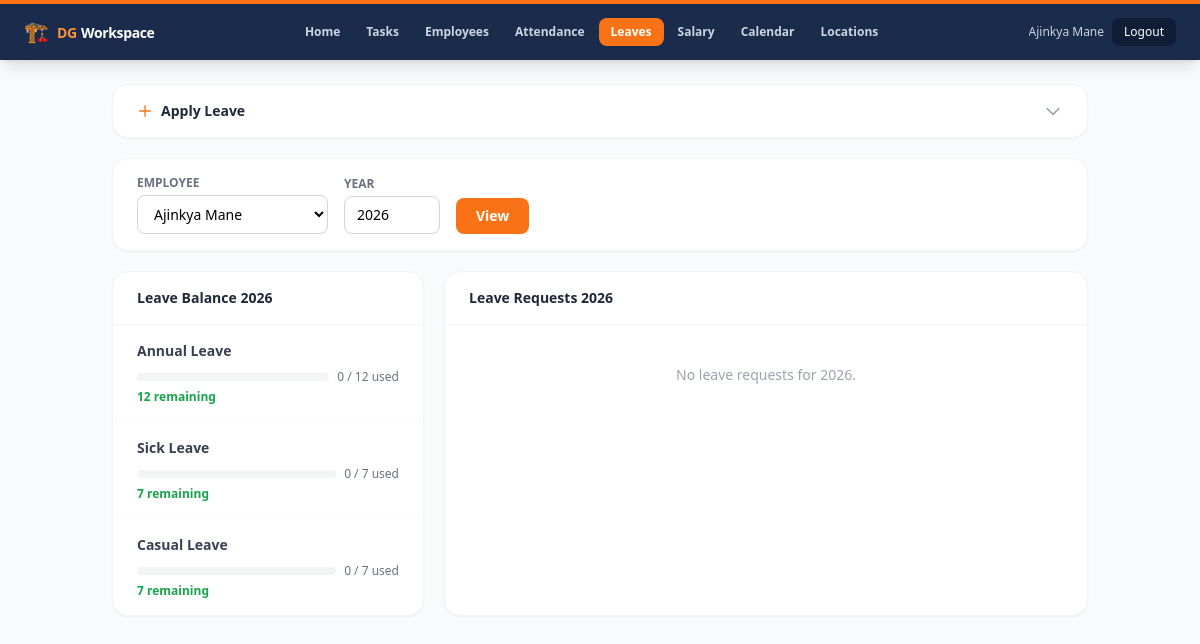
/leaves?emp_id=3 (signed in), run on the app's committed database.
### tables this page shows
CREATE TABLE employees (
            id INTEGER PRIMARY KEY AUTOINCREMENT,
            name TEXT NOT NULL,
            mobile TEXT NOT NULL UNIQUE,
            email TEXT,
            role TEXT NOT NULL DEFAULT 'employee', -- employee, manager, hr, admin
            password_hash TEXT NOT NULL,
            manager_id INTEGER,
            created_at DATETIME DEFAULT CURRENT_TIMESTAMP
        , department TEXT, designation TEXT, date_of_joining TEXT, location_id INTEGER, date_of_birth TEXT, uan_number TEXT, pan_number TEXT);

CREATE TABLE leave_balances (
            id INTEGER PRIMARY KEY AUTOINCREMENT,
            employee_id INTEGER NOT NULL,
            leave_type_id INTEGER NOT NULL,
            year INTEGER NOT NULL,
            total_days INTEGER NOT NULL DEFAULT 0,
            used_days REAL NOT NULL DEFAULT 0,
            UNIQUE(employee_id, leave_type_id, year),
            FOREIGN KEY(employee_id) REFERENCES employees(id),
            FOREIGN KEY(leave_type_id) REFERENCES leave_types(id)
        );

CREATE TABLE leave_types (
            id INTEGER PRIMARY KEY AUTOINCREMENT,
            name TEXT NOT NULL UNIQUE,
            max_days_per_year INTEGER NOT NULL DEFAULT 0
        );

### app.py (the view)
@app.route("/leaves")
@login_required
def leaves_view():
    user = current_user()
    db = get_db()
    year = int(request.args.get("year", _utcnow().year))
    if user["role"] in ("admin", "manager"):
        emp_id = request.args.get("emp_id", type=int) or None
    else:
        emp_id = user["id"]
    pending = []
    if user["role"] in ("admin", "manager"):
        pending = db.execute(
            """
            SELECT lr.*, e.name AS emp_name, lt.name AS type_name
            FROM leave_requests lr
            JOIN employees e ON e.id = lr.employee_id
            JOIN leave_types lt ON lt.id = lr.leave_type_id
            WHERE lr.status = 'pending'
            ORDER BY lr.applied_at ASC
            """
        ).fetchall()
    if emp_id:
        _ensure_leave_balances(db, emp_id, year)
        my_requests = db.execute(
            """
            SELECT lr.*, lt.name AS type_name
            FROM leave_requests lr
            JOIN leave_types lt ON lt.id = lr.leave_type_id
            WHERE lr.employee_id = ? AND strftime('%Y', lr.start_date) = ?
            ORDER BY lr.applied_at DESC
            """,
            (emp_id, str(year)),
        ).fetchall()
        balances = db.execute(
            """
            SELECT lb.*, lt.name AS type_name
            FROM leave_balances lb
            JOIN leave_types lt ON lt.id = lb.leave_type_id
            WHERE lb.employee_id = ? AND lb.year = ?
            """,
            (emp_id, year),
        ).fetchall()
    else:
        my_requests = []
        balances = []
    leave_types = db.execute("SELECT * FROM leave_types ORDER BY name").fetchall()
    employees   = db.execute("SELECT id, name FROM employees ORDER BY name").fetchall()
    return render_template(
        "leaves.html",
        user=user, pending=pending, my_requests=my_requests,
        balances=balances, leave_types=leave_types, employees=employees,
        emp_id=emp_id, year=year,
    )

### app.py (called while the page is built)
def _utcnow():
    return datetime.now(timezone.utc).replace(tzinfo=None)  # naive UTC, matches DB storage

def get_db():
    if "db" not in g:
        g.db = sqlite3.connect(DB_PATH)
        g.db.row_factory = sqlite3.Row
    return g.db

def current_user():
    uid = session.get("user_id")
    if not uid:
        return None
    db = get_db()
    row = db.execute(
        "SELECT * FROM employees WHERE id = ?", (uid,)
    ).fetchone()
    return row

def login_required(view):
    from functools import wraps
    @wraps(view)
    def wrapped(*args, **kwargs):
        if not current_user():
            return redirect(url_for("login", next=request.path))
        return view(*args, **kwargs)
    return wrapped

def _ensure_leave_balances(db, employee_id, year):
    types = db.execute("SELECT * FROM leave_types").fetchall()
    for lt in types:
        db.execute(
            "INSERT OR IGNORE INTO leave_balances (employee_id, leave_type_id, year, total_days, used_days) "
            "VALUES (?, ?, ?, ?, 0)",
            (employee_id, lt["id"], year, lt["max_days_per_year"]),
        )
    db.commit()

### templates/leaves.html (shortened to what this page needs)
<!doctype html>
<html lang="en">
<head>
  <script src="https://cdn.tailwindcss.com"></script>
</head>
<body class="bg-gray-50 min-h-screen">
  {% include '_nav.html' %}
  <div class="max-w-5xl mx-auto px-4 sm:px-6 py-6 space-y-5">
    <div class="bg-white rounded-2xl shadow-sm border border-gray-100">
      <button onclick="this.nextElementSibling.classList.toggle('hidden');this.querySelector('svg').classList.toggle('rotate-180')"
        class="w-full flex items-center justify-between px-6 py-4 text-left focus:outline-none">
        <div class="flex items-center gap-2">
          <svg class="w-4 h-4 text-orange-500" fill="none" stroke="currentColor" viewBox="0 0 24 24">
            <path stroke-linecap="round" stroke-linejoin="round" stroke-width="2" d="M12 4v16m8-8H4"/>
          </svg>
          <span class="font-semibold text-gray-800 text-sm">Apply Leave</span>
        </div>
        <svg class="w-5 h-5 text-gray-400 transition-transform duration-200" fill="none" stroke="currentColor" viewBox="0 0 24 24">
          <path stroke-linecap="round" stroke-linejoin="round" stroke-width="2" d="M19 9l-7 7-7-7"/>
        </svg>
      </button>
    </div>
    <div class="bg-white rounded-2xl shadow-sm border border-gray-100 px-6 py-4 flex flex-wrap items-end gap-4">
      <form method="get" action="{{ url_for('leaves_view') }}" class="flex flex-wrap items-end gap-4">
        {% if user.role in ('admin','manager') %}
        <div>
          <label class="block text-xs font-semibold text-gray-500 uppercase mb-1">Employee</label>
          <select name="emp_id" class="px-3 py-2 border border-gray-300 rounded-lg text-sm bg-white focus:outline-none focus:ring-2 focus:ring-orange-400">
            {% for emp in employees %}
              <option value="{{ emp.id }}" {% if emp.id == emp_id %}selected{% endif %}>{{ emp.name }}</option>
            {% endfor %}
          </select>
        </div>
        {% endif %}
        <div>
          <label class="block text-xs font-semibold text-gray-500 uppercase mb-1">Year</label>
          <input type="number" name="year" value="{{ year }}" min="2020" max="2099"
            class="w-24 px-3 py-2 border border-gray-300 rounded-lg text-sm focus:outline-none focus:ring-2 focus:ring-orange-400"/>
        </div>
        <button type="submit" class="bg-orange-500 hover:bg-orange-600 text-white text-sm font-semibold px-5 py-2 rounded-lg">View</button>
      </form>
    </div>
    <div class="grid grid-cols-1 lg:grid-cols-3 gap-5">
      {% if balances %}
      <div class="bg-white rounded-2xl shadow-sm border border-gray-100">
        <div class="px-6 py-4 border-b border-gray-100">
          <h2 class="font-semibold text-gray-800 text-sm">Leave Balance {{ year }}</h2>
        </div>
        <div class="divide-y divide-gray-50">
          {% for b in balances %}
          <div class="px-6 py-4">
            <p class="text-sm font-semibold text-gray-700">{{ b.type_name }}</p>
            <div class="flex items-center gap-2 mt-2">
              <div class="flex-1 bg-gray-100 rounded-full h-2">
              </div>
              <span class="text-xs text-gray-500 whitespace-nowrap">
                {{ b.used_days | int }} / {{ b.total_days }} used
              </span>
            </div>
            <p class="text-xs text-green-600 font-semibold mt-1">{{ (b.total_days - b.used_days) | int }} remaining</p>
          </div>
          {% endfor %}
        </div>
      </div>
      {% endif %}
      <div class="{% if balances %}lg:col-span-2{% else %}lg:col-span-3{% endif %} bg-white rounded-2xl shadow-sm border border-gray-100 overflow-hidden">
        <div class="px-6 py-4 border-b border-gray-100">
          <h2 class="font-semibold text-gray-800 text-sm">Leave Requests {{ year }}</h2>
        </div>
        {% if my_requests %}
        <div class="divide-y divide-gray-50">
          {% for req in my_requests %}
          <div class="px-6 py-4 flex flex-wrap items-center justify-between gap-4">
            <div>
              <div class="flex items-center gap-2">
                <span class="text-sm font-semibold text-gray-800">{{ req.type_name }}</span>
                <span class="text-xs font-semibold px-2.5 py-0.5 rounded-full
                  {% if req.status == 'pending' %}bg-amber-100 text-amber-700
                  {% elif req.status == 'approved' %}bg-green-100 text-green-700
                  {% else %}bg-red-100 text-red-600{% endif %}">
                  {{ req.status | capitalize }}
                </span>
              </div>
              <p class="text-xs text-gray-500 mt-0.5">
                {{ req.start_date }} to {{ req.end_date }}
                · <span class="font-medium">{{ req.days | int }} day{{ 's' if req.days != 1 else '' }}</span>
              </p>
              {% if req.reason %}<p class="text-xs text-gray-400 italic">{{ req.reason }}</p>{% endif %}
            </div>
            {% if req.status in ('pending','approved') %}
            <form method="post" action="{{ url_for('cancel_leave', req_id=req.id) }}"
              onsubmit="return confirm('Cancel this leave request?')">
              <button type="submit" class="text-xs text-red-400 hover:text-red-600 font-medium px-2 py-1 rounded hover:bg-red-50">Cancel</button>
            </form>
            {% endif %}
          </div>
          {% endfor %}
        </div>
        {% else %}
          <p class="px-6 py-10 text-center text-sm text-gray-400">No leave requests for {{ year }}.</p>
        {% endif %}
      </div>
    </div>
  </div>
</body>
</html>

### templates/_nav.html (shortened to what this page needs)
<nav class="bg-[#1B2B4B] shadow-lg">
  <div class="max-w-7xl mx-auto px-4 sm:px-6 flex items-center justify-between h-14 gap-3">
    <a href="{{ url_for('dashboard') }}" class="flex items-center gap-2 flex-shrink-0">
      <span class="text-xl leading-none">🏗️</span>
      <div class="leading-tight hidden sm:block">
        <span class="text-orange-400 font-black text-sm tracking-tight">DG</span>
        <span class="text-white font-semibold text-sm tracking-tight"> Workspace</span>
      </div>
    </a>
    <div class="flex items-center gap-0.5 overflow-x-auto flex-1 justify-center" style="scrollbar-width:none">
      {% set ep = request.endpoint %}
      <a href="{{ url_for('dashboard') }}"
        class="flex-shrink-0 text-xs font-semibold px-3 py-1.5 rounded-lg transition
          {% if ep == 'dashboard' %}bg-orange-500 text-white{% else %}text-slate-300 hover:text-white hover:bg-[#243a5e]{% endif %}">
        Home
      </a>
      <a href="{{ url_for('tasks_list') }}"
        class="flex-shrink-0 text-xs font-semibold px-3 py-1.5 rounded-lg transition
          {% if ep in ('tasks_list', 'task_detail') %}bg-orange-500 text-white{% else %}text-slate-300 hover:text-white hover:bg-[#243a5e]{% endif %}">
        Tasks
      </a>
      {% if user.role in ('admin', 'manager') %}
      <a href="{{ url_for('employees_list') }}"
        class="flex-shrink-0 text-xs font-semibold px-3 py-1.5 rounded-lg transition
          {% if ep == 'employees_list' %}bg-orange-500 text-white{% else %}text-slate-300 hover:text-white hover:bg-[#243a5e]{% endif %}">
        Employees
      </a>
      {% endif %}
      <a href="{{ url_for('attendance_view') }}"
        class="flex-shrink-0 text-xs font-semibold px-3 py-1.5 rounded-lg transition
          {% if ep == 'attendance_view' %}bg-orange-500 text-white{% else %}text-slate-300 hover:text-white hover:bg-[#243a5e]{% endif %}">
        Attendance
      </a>
      <a href="{{ url_for('leaves_view') }}"
        class="flex-shrink-0 text-xs font-semibold px-3 py-1.5 rounded-lg transition
          {% if ep == 'leaves_view' %}bg-orange-500 text-white{% else %}text-slate-300 hover:text-white hover:bg-[#243a5e]{% endif %}">
        Leaves
      </a>
      {% if user.role in ('admin', 'manager', 'hr') %}
      <a href="{{ url_for('salary_view') }}"
        class="flex-shrink-0 text-xs font-semibold px-3 py-1.5 rounded-lg transition
          {% if ep == 'salary_view' %}bg-orange-500 text-white{% else %}text-slate-300 hover:text-white hover:bg-[#243a5e]{% endif %}">
        Salary
      </a>
      {% endif %}
      <a href="{{ url_for('calendar_view') }}"
        class="flex-shrink-0 text-xs font-semibold px-3 py-1.5 rounded-lg transition
          {% if ep == 'calendar_view' %}bg-orange-500 text-white{% else %}text-slate-300 hover:text-white hover:bg-[#243a5e]{% endif %}">
        Calendar
      </a>
      {% if user.role in ('admin', 'manager') %}
      <a href="{{ url_for('locations_list') }}"
        class="flex-shrink-0 text-xs font-semibold px-3 py-1.5 rounded-lg transition
          {% if ep == 'locations_list' %}bg-orange-500 text-white{% else %}text-slate-300 hover:text-white hover:bg-[#243a5e]{% endif %}">
        Locations
      </a>
      {% endif %}
    </div>
    <div class="flex items-center gap-2 flex-shrink-0">
      <span class="text-slate-300 text-xs hidden md:block truncate max-w-[120px]">{{ user.name }}</span>
      <a href="{{ url_for('logout') }}"
        class="text-xs bg-[#0F1E36] hover:bg-black text-white px-3 py-1.5 rounded-lg transition">
        Logout
      </a>
    </div>
  </div>
</nav>

### data on the page
employees: name "Ajinkya Mane"
leave_balances: type_name "Annual Leave", used_days "0", total_days "12", (b.total_days-b.used_days)|int "12"
leave_balances: type_name "Sick Leave", used_days "0", total_days "7", (b.total_days-b.used_days)|int "7"
leave_balances: type_name "Casual Leave", used_days "0", total_days "7", (b.total_days-b.used_days)|int "7"

### other printed values
{{ year }} "2026"
form field emp_id "Ajinkya Mane"
